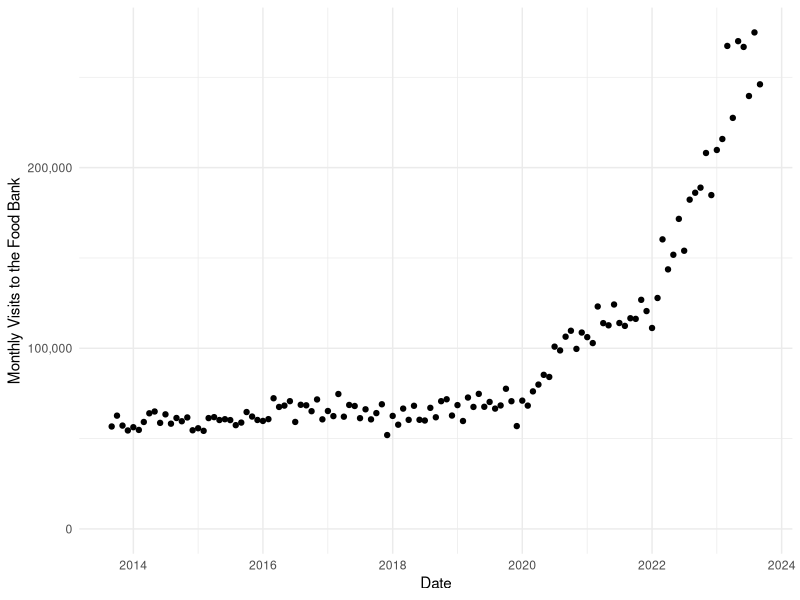

Reproduce this figure in R.
#### Preamble ####
# Purpose: explore monthly toronto foodbank data for 2013 Sep-2023 Sep
# Author: Moohaeng Sohn
# Date: Jan 13, 2024
# Contact: alex.sohn@mail.utoronto.ca

#### Workspace setup ####
# Load packages
library(tidyverse)

#### Load in Data ####
cleaned_data <-
  read_csv(
    "outputs/data/cleaned_toronto_foodbank_visits.csv",
    show_col_types = FALSE
  )

#### Explore Data ####
# create a graph showing the change in visits to the foodbank
cleaned_data |>
  ggplot(aes(x = date, y = visits)) +
  geom_point() +
  labs(x = "Date",
       y = "Monthly Visits to the Food Bank") +
  theme_minimal() +
  scale_y_continuous(labels = scales::comma_format()) +
  expand_limits(y = 0)

